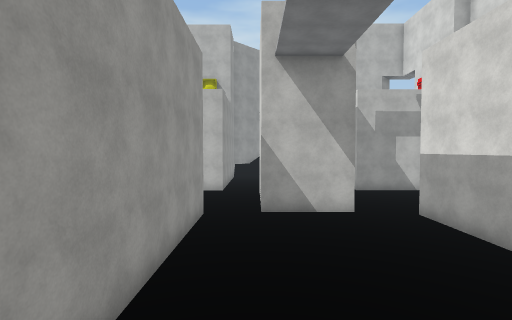
[1] (above)

22 first-person views from a walk through a Unity game level. The camera is 1.2 m above the floor, tilts 2° down and sees 85° across. The floor is counted in squares, 2 m on a side. Each view is taken from the middle of a square. On the plan, view 1 faces up. The plan holds only what a view shows up to about 9 squares ahead; the rest is blank. The place goes on beyond the plan. The player is left out. Surface patterns are stand-ins for the level's own textures.

[2]
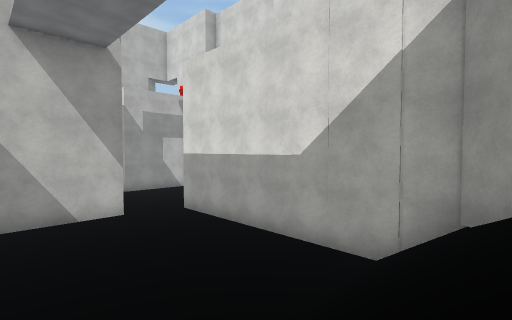

[3]
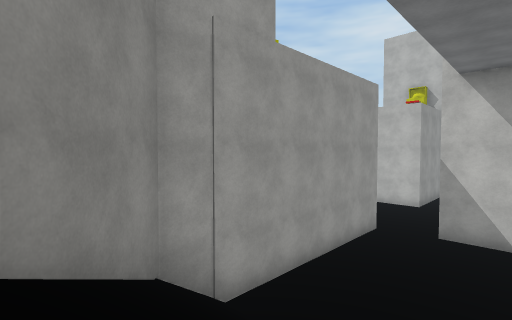

[4]
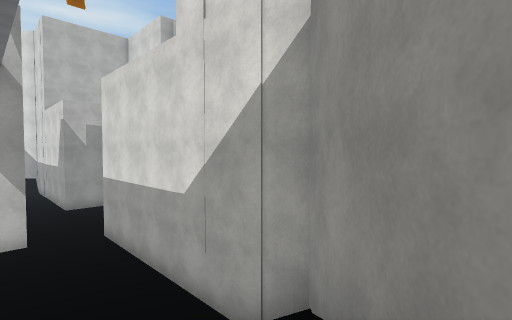

[5]
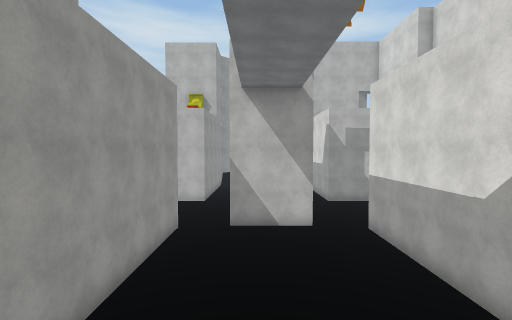

[6]
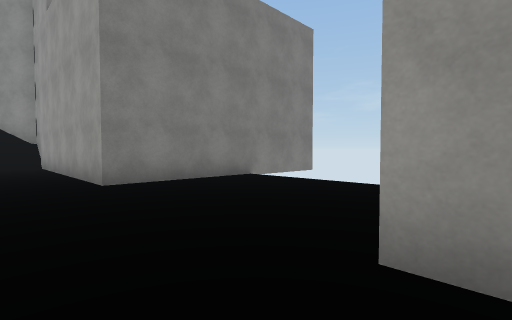

[7]
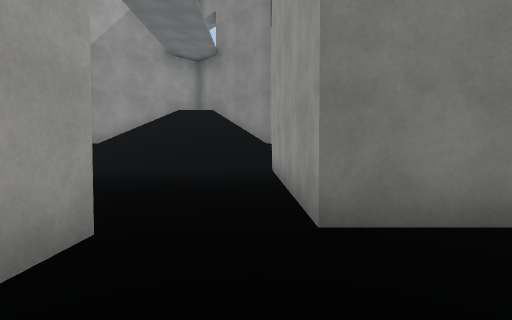

[8]
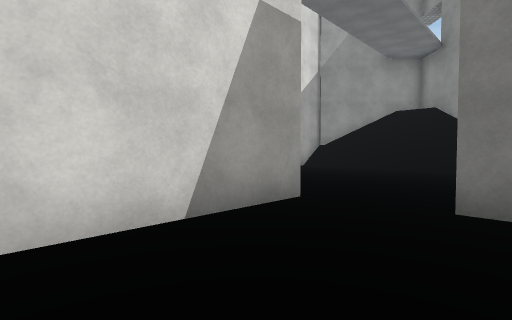

[9]
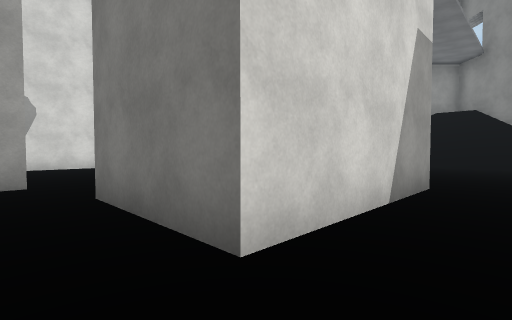

[10]
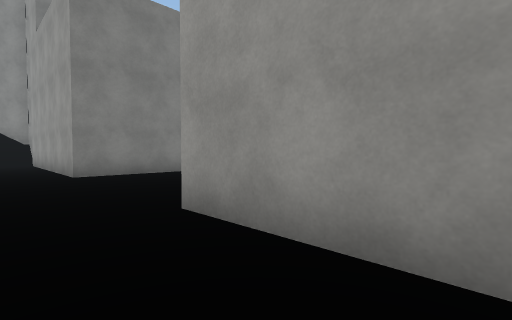

[11]
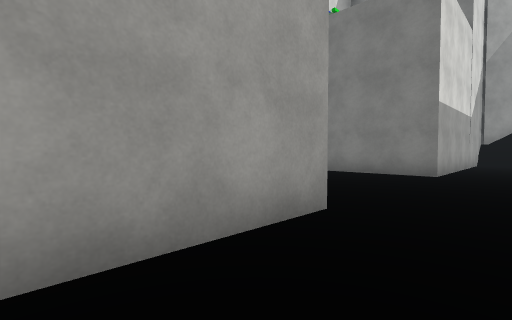

[12]
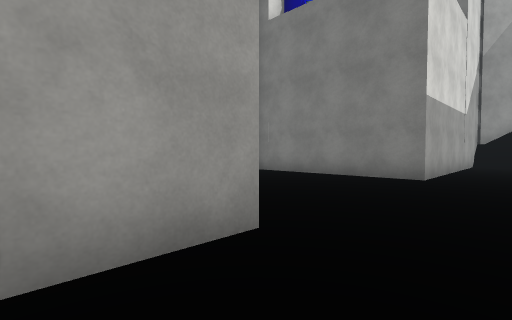

[13]
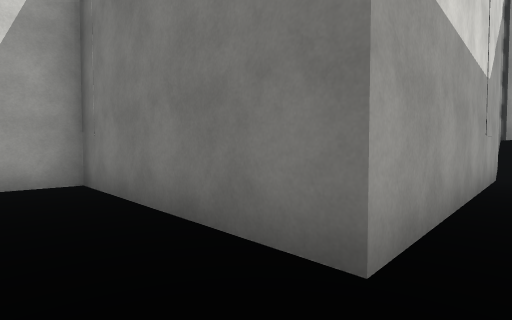

[14]
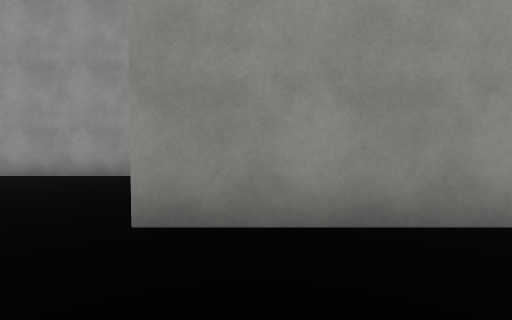

[15]
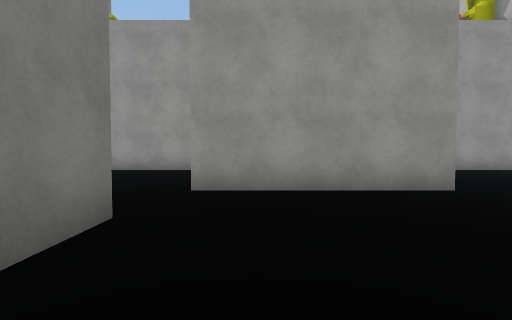

[16]
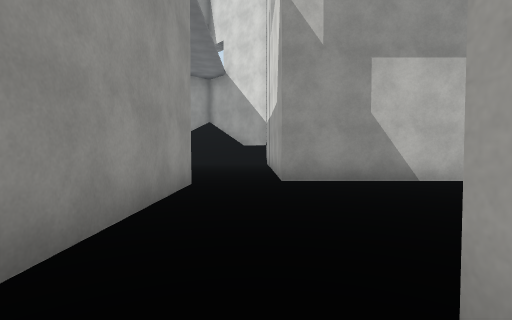

[17]
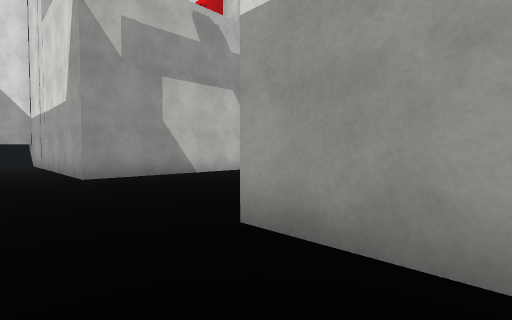

[18]
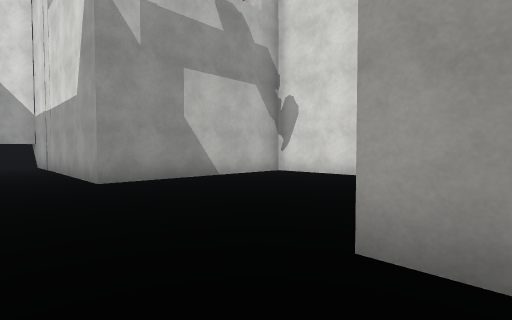

[19]
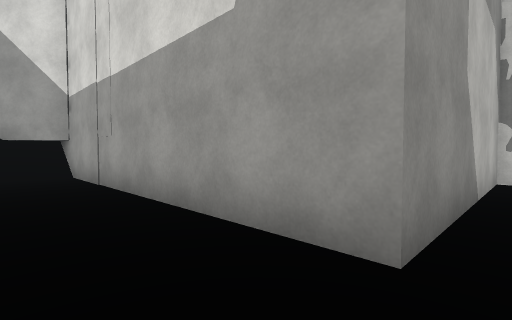

[20]
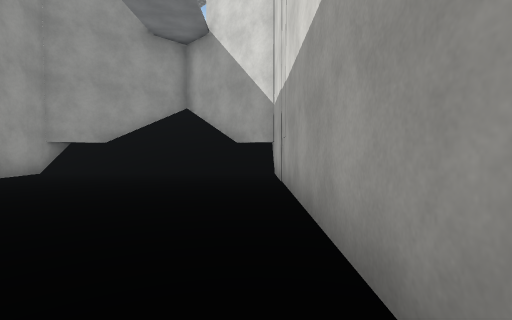

[21]
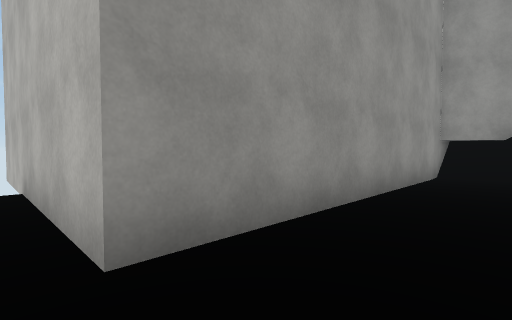

[22]
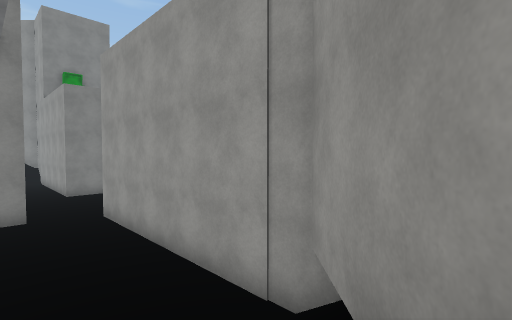

### Floor plan
Key: @ floor where view 1 was taken; # wall or solid block; . floor; / step, stairs or slope.
Columns run from 5 left of view 1 to 10 right of it. Each row starts with its distance up from view 1.
 21     ##//##
 20    ##////##
 19    #//////#
 18    #......#
 17    #......#
 16    #......#
 15    #......#
 14    #......#
 13  ###......######
 12   ....##.......#
 11    ...##  .....#
 10   ....##.......#
  9  .....##.......#
  8 #.....##.......#
  7 ####......######
  6    #......#
  5    #......#
  4    #......#
  3    #......#
  2    #......#
  1    #//////#
  0    ##@  /##
 -1     ##//##

Positions as (right, up) in squares from view 1, and headings:
1: (0, 0), facing up
2: (0, 0), facing up-right
3: (2, -1), facing up-left
4: (2, -1), facing up-right
5: (1, -1), facing up
6: (0, 13), facing down-left
7: (-1, 10), facing down
8: (-2, 11), facing down-right
9: (-1, 13), facing down-right
10: (0, 15), facing down-left
11: (3, 15), facing down-right
12: (3, 14), facing down-right
13: (4, 9), facing down-right
14: (5, 9), facing left
15: (7, 9), facing left
16: (4, 7), facing up
17: (3, 6), facing up-right
18: (3, 7), facing up-right
19: (3, 12), facing up-right
20: (4, 12), facing up
21: (0, 12), facing up-left
22: (1, 21), facing down-left
